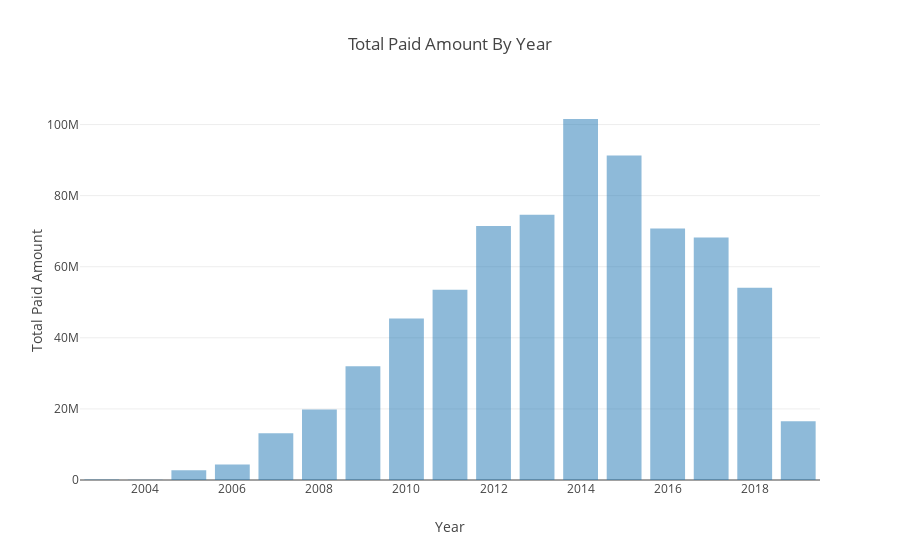

This figure's notebook cell:
### Code cell
df = response_df[response_var].groupby(level=time_factor).agg(sum)
y_config = response_config[response_var]['chart_properties']
plot_bar_chart(df, y_config, time_factor_config)

### Figure 1 — Plotly figure (JSON) as saved in the notebook; plotly's stock layout.template omitted (floating-point values rounded to 4 significant figures)
{"data": [{"name": "Total Paid Amount", "opacity": 0.5, "type": "bar", "uid": "2b9935e0-ab4b-4691-9b7a-cb88c269d4ae", "x": [2003, 2004, 2005, 2006, 2007, 2008, 2009, 2010, 2011, 2012, 2013, 2014, 2015, 2016, 2017, 2018, 2019], "y": [140200.0, 53172, 2727000.0, 4358000.0, 13120000.0, 19810000.0, 32010000.0, 45440000.0, 53490000.0, 71430000.0, 74640000.0, 101600000.0, 91280000.0, 70780000.0, 68250000.0, 54100000.0, 16500000.0]}], "layout": {"legend": {"font": {"color": "#000", "family": "sans-serif", "size": 12}, "orientation": "h", "traceorder": "normal", "x": 0.3, "y": 1.1}, "title": {"text": "Total Paid Amount By Year"}, "xaxis": {"title": {"text": "Year"}}, "yaxis": {"title": {"text": "Total Paid Amount"}}}}
